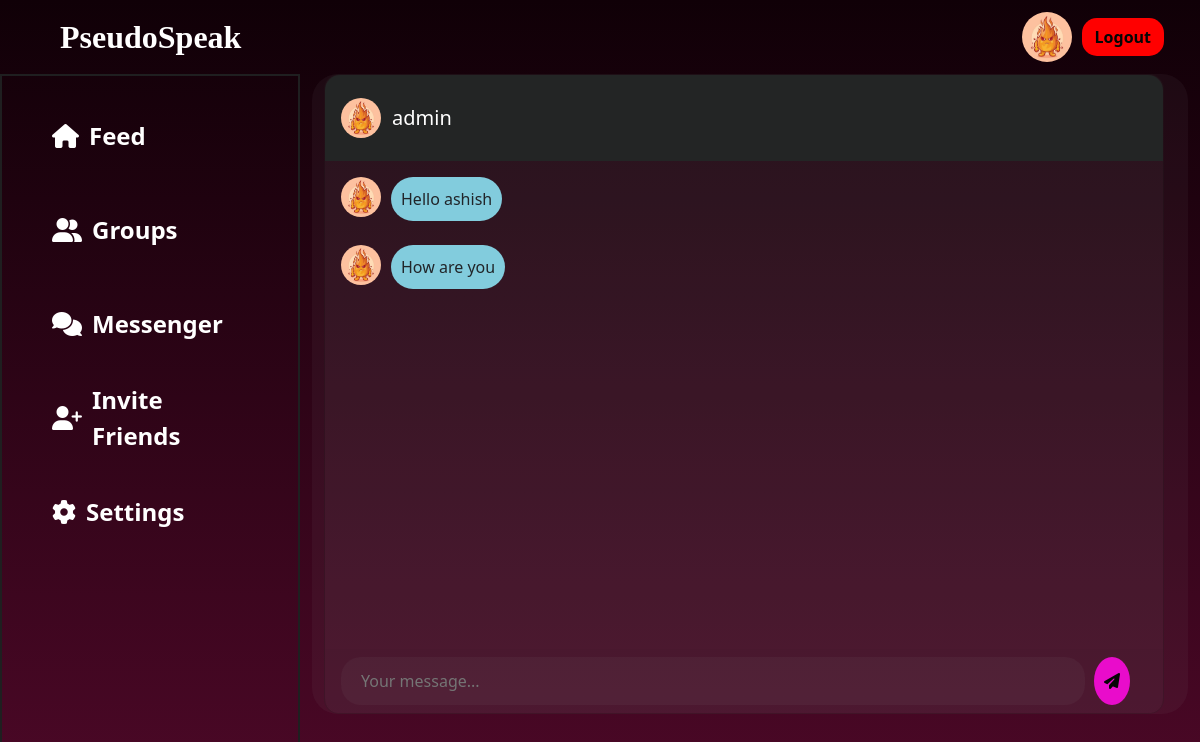
Before: /messenger/24/ (signed in) with the older database file.
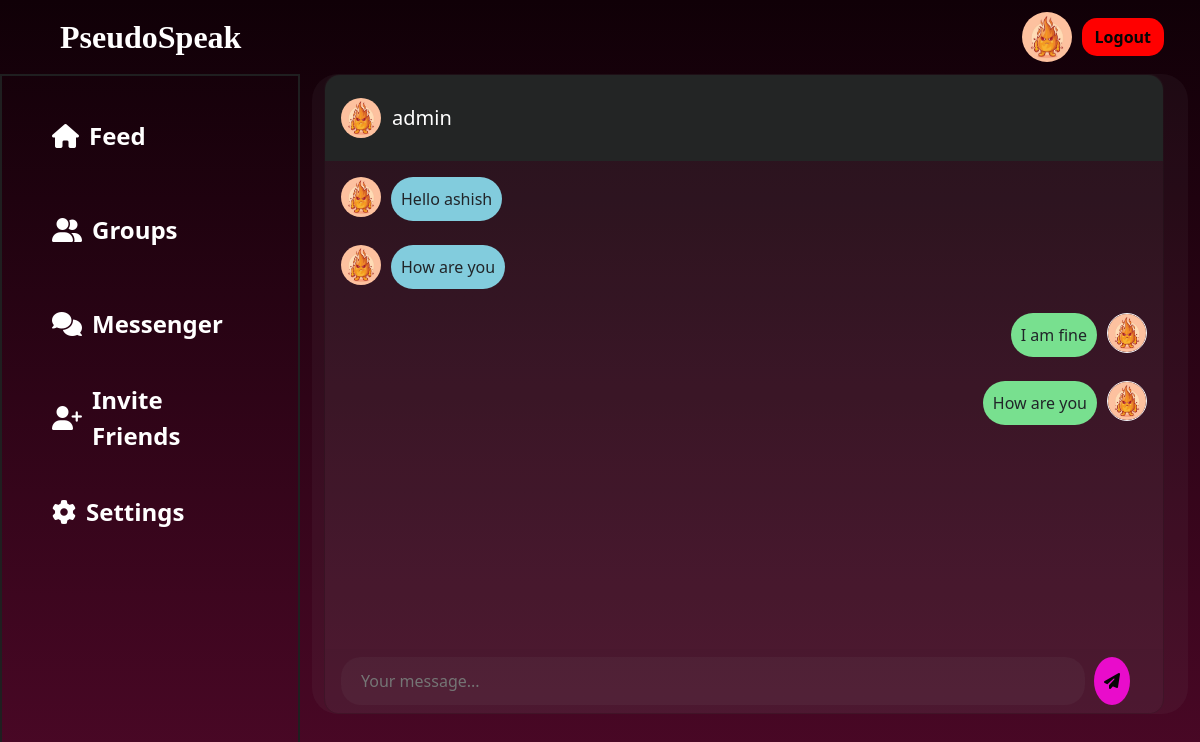
After: the same page with the newer database file.
### main/models.py (models this page shows, shortened)
class Profile(models.Model):
    user=models.OneToOneField(User,null=True,on_delete=models.CASCADE)
    blocked_user=models.ManyToManyField(User,related_name="block_users",blank=True)
    profile_img=models.ImageField(null=True,blank=True,upload_to='images/')
    bio=models.CharField(null=True,max_length=51)
    follow=models.ManyToManyField(User,related_name='follow',blank=True)
    following=models.ManyToManyField(User,related_name='following',blank=True)

### conversation/models.py (models this page shows, shortened)
class ConversationMessage(models.Model):
    conversation = models.ForeignKey(Conversation, related_name='messages', on_delete=models.CASCADE)
    content = models.TextField()
    created_at = models.DateTimeField(auto_now_add=True)
    created_by = models.ForeignKey(User, related_name='created_messages', on_delete=models.CASCADE)
    class Meta:
        ordering = ('created_at',)
    def decrypt_message(self):  # Replace with your actual secret key
        try:
            message_decrypted=f.decrypt(self.content)
            message_decoded=message_decrypted.decode('utf-8')
            return message_decoded
        except Exception as e:
            print(f"InvalidToken exception: {e.__cause__}")
            return "Invalid decryption token"

### main/views.py (the view)
# urls.py: path("messenger/<int:conversation_id>/",views.conversation,name='conversation')
@login_required(login_url="login_or_signup_view")
def conversation(request, conversation_id):
    conversation = Conversation.objects.filter(members=request.user).get(
        pk=conversation_id
    )
    conversation_message = ConversationMessage.objects.filter(conversation=conversation)
    return render(
        request,
        "conversation/conversation.html",
        {"conversation": conversation, "conversation_messages": conversation_message},
    )

### conversation/templates/conversation/conversation.html (shortened to what this page needs)
{% load static %}
<!DOCTYPE html>
<html lang="en">
  <head>
    <link
      href="https://cdn.jsdelivr.net/npm/bootstrap@5.3.1/dist/css/bootstrap.min.css"
      rel="stylesheet"
    />
    <link rel="stylesheet" href="{% static 'main/css/index.css' %}" />
  </head>
  <body>
    <nav class="navbar navbar-expand bg-body-tertiary">
      <div class="container-fluid">
        <a class="navbar-brand ms-5 nav-logo" href="{% url 'index' %}"
          >PseudoSpeak</a
        >
        <div class="collapse navbar-collapse" id="navbarSupportedContent">
          {% if user.is_authenticated %}
          <img
            id="profile_img_navbar"
            src="{{ user.profile.profile_img.url }}"
            alt=""
            style="
              width: 50px;
              height: 50px;
              border-radius: 50%;
              margin-right: 10px;
            "
          />
          <a href="{% url 'logout' %}" class="btn signbtn me-4">Logout</a>
          {% else %}
          <a href="{% url 'login_or_signup_view' %}" class="btn signbtn me-4"
            >Sign in</a
          >
          {% endif %}
        </div>
      </div>
    </nav>
    <div class="container-fluid">
      <div class="row content-1">
        <div class="col-3 content-1a res2 sidebar" id="sidebar">
          <ul>
            <li class="active">
              <i class="fa-solid fa-house"></i
              ><a href="{% url 'index' %}">Feed</a>
            </li>
            <li>
              <i class="fa-solid fa-user-group"></i
              ><a href="{% url 'rooms' name='recommended' %}">Groups</a>
            </li>
            <li>
              <i class="fa-solid fa-comments"></i
              ><a href="{% url 'messenger' %}">Messenger</a>
            </li>
            <li><i class="fa-solid fa-user-plus"></i>Invite Friends</li>
            <li>
              <i class="fa-solid fa-gear"></i
              ><a href="{% url 'settings' %}">Settings</a>
            </li>
          </ul>
        </div>
        <div class="col-9 chat-container">
          <div class="card">
            {% for m in conversation.members.all %}
            {% if m != request.user%}
            <div class="card-header msg_head">
              <div class="d-flex bd-highlight">
                <div class="img_cont">
                  <a href="{% url 'dashboard' profileId=m.username %}">
                  <img src="{{m.profile.profile_img.url}}" style="width: 40px" />
                </a>
                </div>
                <div class="user_info">
                  <span>{{m.username}}</span>
                </div>
              </div>
            </div>
            {% endif %}
          {% endfor %}
            <div class="card-body msg_card_body">
              {% for message in conversation_messages %}
                {% if message.created_by != request.user %}
              <div class="d-flex justify-content-start mb-4">
                <div class="img_cont_msg">
                  <img src="{{ message.created_by.profile.profile_img.url }}" />
                </div>
                <div class="msg_cotainer">{{ message.decrypt_message }}</div>
              </div>
              {% else %}
              <div class="d-flex justify-content-end mb-4">
                <div class="msg_cotainer_send">{{ message.decrypt_message }}</div>
                <div class="img_cont_msg">
                  <img
                    src="{{ message.created_by.profile.profile_img.url }}"
                    class="rounded-circle user_img_msg"
                  />
                </div>
              </div>
              {% endif %}
            {% endfor %}
            </div>
            <div class="card-footer">
              <div class="input-group">
                  <input
                    type="text"
                    class="message-input-1"
                    placeholder="Your message..."/>
                  <button class="msg-button-1"><i class="fa-solid fa-paper-plane"></i></button>
              </div>
            </div>
          </div>
        </div>
      </div>
    </div>
  </body>
</html>

### main/static/main/css/index.css (style rules this page uses)
body { background: linear-gradient(to bottom, #100007, #4c0827); color: white; overflow: hidden; }
.nav-logo { color: white; font-size: xx-large; font-weight: bolder; font-family: serif; }
.navbar.bg-body-tertiary { background-color: transparent !important; color: white; }
.signbtn { background-color: red; color: rgb(5, 5, 5); border-radius: 15px; font-family: "Segoe UI", Tahoma, Geneva, Verdana, sans-serif; font-weight: bold; }
.content-1 { height: 90vh; }
.content-1a { border: 2px solid #1f1f20; height: 90vh; }
.content-1a ul li { list-style: none; margin: 30px 18px; font-size: x-large; font-weight: 600; border-radius: 30px; padding-left: 20px; padding-top: 5px; height: 8vh; background: none; }
.content-1a ul { list-style-type: none; padding: 0; }
.content-1a li { display: flex; align-items: center; color: white; background-color: transparent; padding: 10px 15px; cursor: pointer; transition: background-color 0.2s ease; }
.content-1a i.fa-solid { font-size: 24px; margin-right: 10px; }
.content-1a li a { color: white; text-decoration: none; }
a { color: white; text-decoration: none; }

### conversation/templates/conversation/conversation.html (style rules this page uses)
.chat-container { width: 73%; background-color: hsla(0, 0%, 53%, 0.07); display: flex; flex-direction: column; align-items: flex-start; height: 80vh; overflow-y: auto; border-radius: 26px; position: fixed; right: 1vw; }
body { background-color: #1f1f20; color: #e90ccb; overflow-y: hidden; }
.nav-logo { color: rgba(233, 11, 233, 0.973); font-size: xx-large; font-weight: bolder; font-family: serif; }
.navbar.bg-body-tertiary { background-color: transparent !important; color: white; }
.signbtn { background-color: #e90ccb; color: rgb(5, 5, 5); border-radius: 15px; font-family: "Segoe UI", Tahoma, Geneva, Verdana, sans-serif; font-weight: bold; }
a { color: white; text-decoration: none; }
.content-1 { height: 90vh; }
.content-1a { border: 2px solid #1f1f20; height: 90vh; }
.content-1a ul li { list-style: none; margin: 30px 18px; font-size: x-large; font-weight: 600; border-radius: 30px; padding-left: 20px; padding-top: 5px; height: 8vh; background: none; }
.content-1a ul { list-style-type: none; padding: 0; }
.content-1a li { display: flex; align-items: center; color: rgba(233, 11, 233, 0.973); background-color: transparent; padding: 10px 15px; cursor: pointer; transition: background-color 0.2s ease; }
.content-1a i.fa-solid { font-size: 24px; margin-right: 10px; }
.content-1a li a { color: rgba(233, 11, 233, 0.973); text-decoration: none; }
.card { width: 70vw; background-color: hsla(0, 0%, 53%, 0.07); height: 80vh; border-radius: 15px; }
.user_info { margin-top: auto; margin-bottom: auto; margin-left: 15px; }
.user_info span { font-size: 20px; color: white; margin-left: -2vw; }
.msg_head { position: relative; }
.img_cont { position: relative; height: 70px; width: 60px; display:flex; align-items:center; }
.msg_card_body { overflow-y: auto; }
.card-header { border-radius: 15px 15px 0 0 !important; border-bottom: 0 !important; background:#232525; }
.card-footer { border-radius: 0 0 15px 15px !important; border-top: 0 !important; }
.user_img_msg { height: 40px; width: 40px; border: 1.5px solid #f5f6fa; }
.img_cont_msg { height: 40px; width: 40px; }
.msg_cotainer { margin-top: auto; margin-bottom: auto; margin-left: 10px; border-radius: 25px; background-color: #82ccdd; padding: 10px; position: relative; }
.msg_cotainer_send { margin-top: auto; margin-bottom: auto; margin-right: 10px; border-radius: 25px; background-color: #78e08f; padding: 10px; position: relative; }
.message-input-1 { width: 62vw; height: 6vh; border: none; outline: none; color: white; border-radius:20px !important; background: hsla(0, 0%, 53%, 0.07); margin-right:10px; padding-left:20px; }
.msg-button-1 { background-color: #e90ccb; border: none; color: rgb(5, 5, 5); width: 3vw; border-radius: 50% !important; }
img { width: 40px; border-radius: 50%; }

Changed rows visible on the page:
added ConversationMessage: decrypt_message "I am fine", created_by.profile.profile_img (picture)
added ConversationMessage: decrypt_message "How are you", created_by.profile.profile_img (picture)
